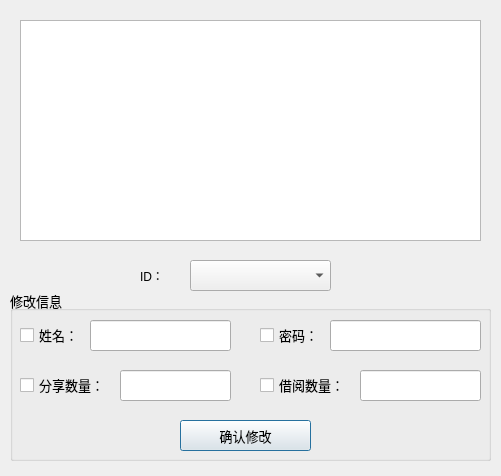
<?xml version="1.0" encoding="UTF-8"?>
<ui version="4.0">
 <class>RA_UserMan</class>
 <widget class="QDialog" name="RA_UserMan">
  <property name="geometry">
   <rect>
    <x>0</x>
    <y>0</y>
    <width>501</width>
    <height>476</height>
   </rect>
  </property>
  <property name="windowTitle">
   <string>Dialog</string>
  </property>
  <widget class="QWidget" name="gridLayoutWidget">
   <property name="geometry">
    <rect>
     <x>140</x>
     <y>260</y>
     <width>41</width>
     <height>31</height>
    </rect>
   </property>
   <layout class="QGridLayout" name="gridLayout">
    <item row="0" column="0">
     <widget class="QLabel" name="label">
      <property name="text">
       <string>ID：</string>
      </property>
     </widget>
    </item>
   </layout>
  </widget>
  <widget class="QTableView" name="tableView">
   <property name="geometry">
    <rect>
     <x>20</x>
     <y>20</y>
     <width>461</width>
     <height>221</height>
    </rect>
   </property>
  </widget>
  <widget class="QGroupBox" name="groupBox">
   <property name="geometry">
    <rect>
     <x>10</x>
     <y>290</y>
     <width>481</width>
     <height>171</height>
    </rect>
   </property>
   <property name="font">
    <font>
     <family>Microsoft YaHei UI</family>
     <pointsize>10</pointsize>
    </font>
   </property>
   <property name="title">
    <string>修改信息</string>
   </property>
   <widget class="QWidget" name="gridLayoutWidget_2">
    <property name="geometry">
     <rect>
      <x>10</x>
      <y>30</y>
      <width>61</width>
      <height>31</height>
     </rect>
    </property>
    <layout class="QGridLayout" name="gridLayout_2">
     <item row="0" column="0">
      <widget class="QCheckBox" name="checkBox">
       <property name="text">
        <string>姓名：</string>
       </property>
      </widget>
     </item>
    </layout>
   </widget>
   <widget class="QWidget" name="gridLayoutWidget_3">
    <property name="geometry">
     <rect>
      <x>250</x>
      <y>30</y>
      <width>64</width>
      <height>31</height>
     </rect>
    </property>
    <layout class="QGridLayout" name="gridLayout_3">
     <item row="0" column="0">
      <widget class="QCheckBox" name="checkBox_2">
       <property name="text">
        <string>密码：</string>
       </property>
      </widget>
     </item>
    </layout>
   </widget>
   <widget class="QWidget" name="gridLayoutWidget_4">
    <property name="geometry">
     <rect>
      <x>10</x>
      <y>80</y>
      <width>91</width>
      <height>31</height>
     </rect>
    </property>
    <layout class="QGridLayout" name="gridLayout_4">
     <item row="0" column="0">
      <widget class="QCheckBox" name="checkBox_3">
       <property name="text">
        <string>分享数量：</string>
       </property>
      </widget>
     </item>
    </layout>
   </widget>
   <widget class="QLineEdit" name="lineEdit">
    <property name="geometry">
     <rect>
      <x>80</x>
      <y>30</y>
      <width>141</width>
      <height>31</height>
     </rect>
    </property>
   </widget>
   <widget class="QLineEdit" name="lineEdit_2">
    <property name="geometry">
     <rect>
      <x>320</x>
      <y>30</y>
      <width>151</width>
      <height>31</height>
     </rect>
    </property>
   </widget>
   <widget class="QLineEdit" name="lineEdit_3">
    <property name="geometry">
     <rect>
      <x>110</x>
      <y>80</y>
      <width>111</width>
      <height>31</height>
     </rect>
    </property>
   </widget>
   <widget class="QWidget" name="gridLayoutWidget_5">
    <property name="geometry">
     <rect>
      <x>250</x>
      <y>80</y>
      <width>91</width>
      <height>31</height>
     </rect>
    </property>
    <layout class="QGridLayout" name="gridLayout_5">
     <item row="0" column="0">
      <widget class="QCheckBox" name="checkBox_4">
       <property name="text">
        <string>借阅数量：</string>
       </property>
      </widget>
     </item>
    </layout>
   </widget>
   <widget class="QPushButton" name="pushButton">
    <property name="geometry">
     <rect>
      <x>170</x>
      <y>130</y>
      <width>131</width>
      <height>31</height>
     </rect>
    </property>
    <property name="text">
     <string>确认修改</string>
    </property>
   </widget>
   <widget class="QLineEdit" name="lineEdit_4">
    <property name="geometry">
     <rect>
      <x>350</x>
      <y>80</y>
      <width>121</width>
      <height>31</height>
     </rect>
    </property>
   </widget>
  </widget>
  <widget class="QComboBox" name="comboBox">
   <property name="geometry">
    <rect>
     <x>190</x>
     <y>260</y>
     <width>141</width>
     <height>31</height>
    </rect>
   </property>
  </widget>
 </widget>
 <resources/>
 <connections/>
</ui>
